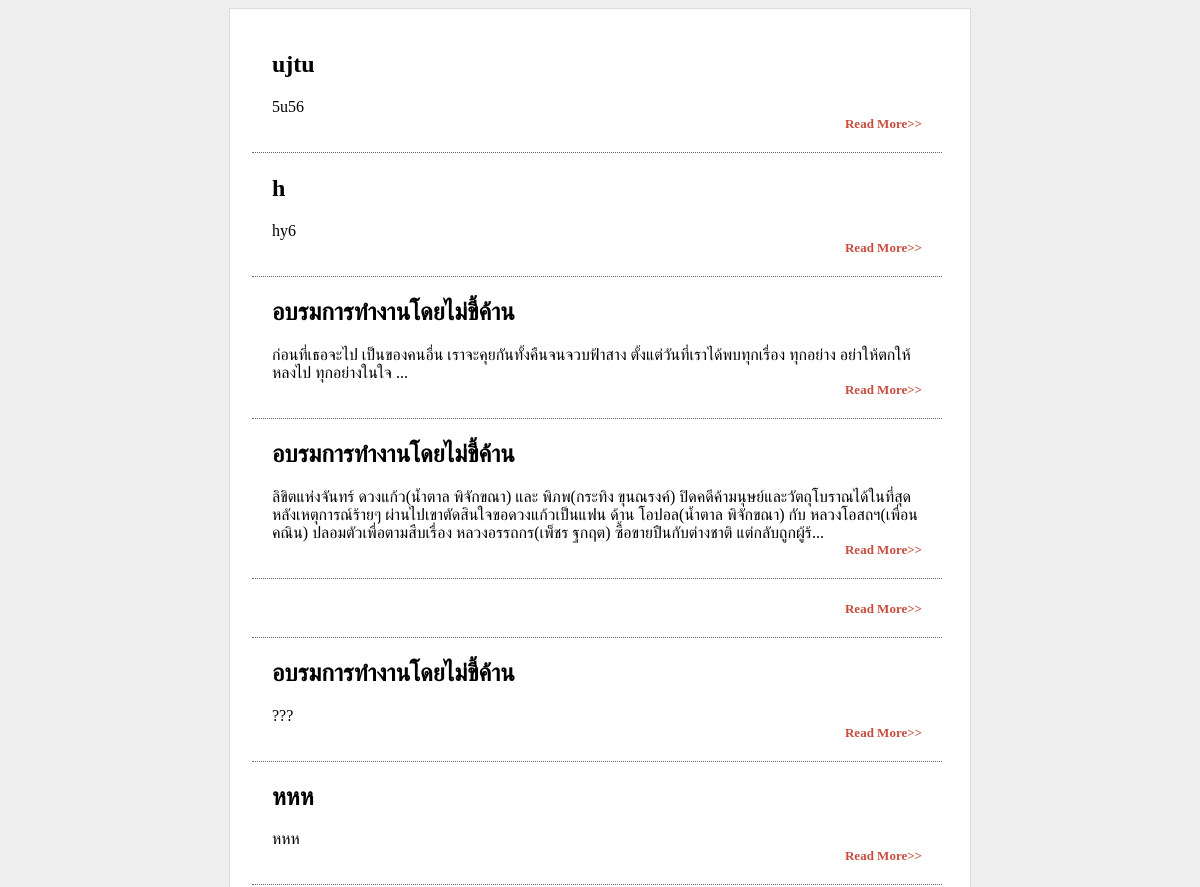
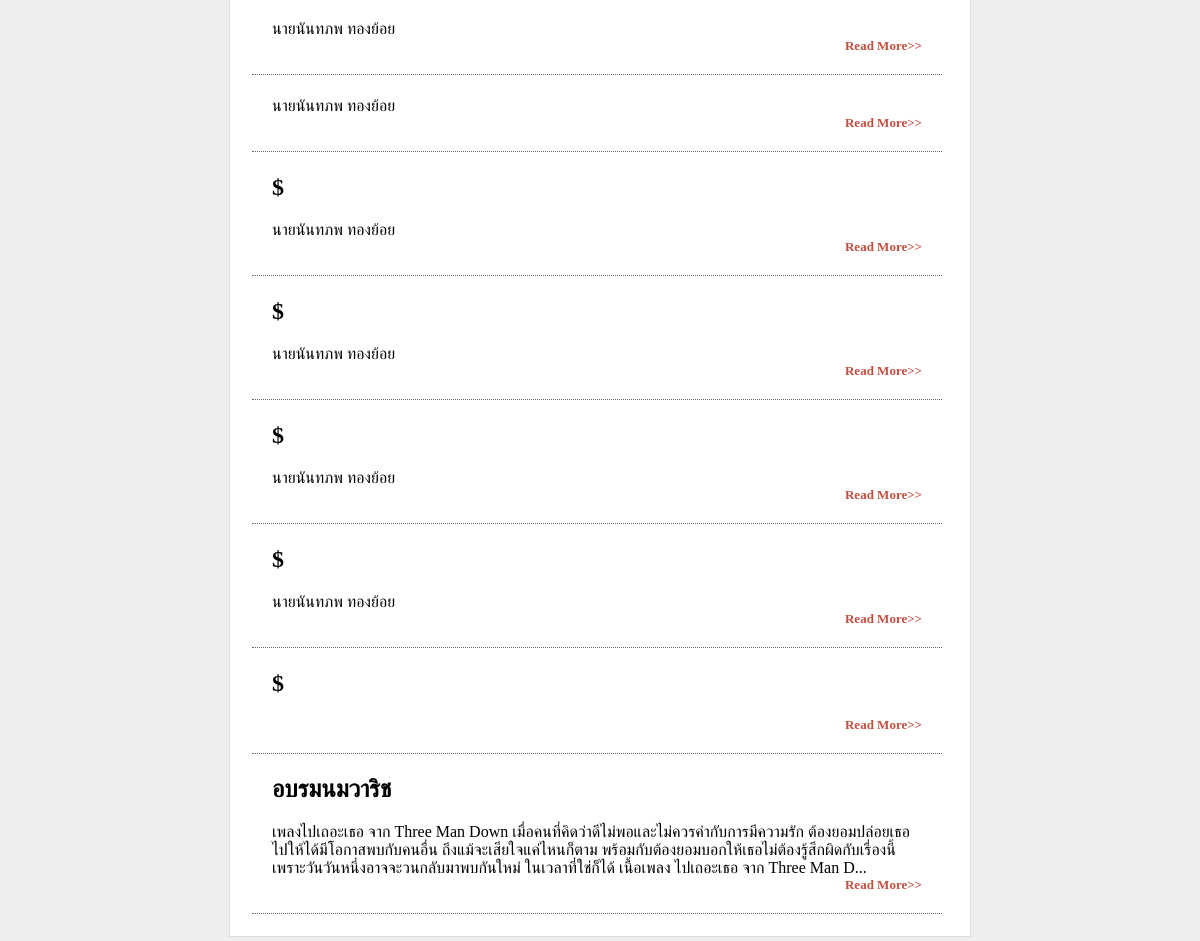
The page /show_article.php on the database its author committed (2 pictures, top to bottom).
### tables this page shows
CREATE TABLE `data_project` (
  `id_project` int(10) NOT NULL,
  `nameproject` varchar(120) NOT NULL,
  `leader` varchar(120) NOT NULL,
  `detail` text NOT NULL,
  `district` varchar(30) NOT NULL,
  `location` varchar(100) NOT NULL,
  `author` varchar(60) NOT NULL
);

### show_article.php (the view, shortened to what this page needs)
<!DOCTYPE html">
<html>
<head>
        <link rel="stylesheet" type="text/css" href="style.css">
    </head>
    <body>
<div class="content">
<?php  include "connect.php";  ?>
<?php
function cutstr($str, $maxstr='', $holder='') {
if (strlen($str) > $maxstr) {
$str = iconv_substr($str, 0, $maxstr, "UTF-8") . $holder;
}
return $str;
}
?>
<table>
<?php
$result = mysqli_query($conn,'select * from data_project order by id_project DESC');
$num = mysqli_num_rows($result);
$i=0;
while($i < $num){
$row = mysqli_fetch_array($result);
$id_article = $row['id_project'];
$title = $row['nameproject'];
$article = $row['detail'];
echo "<tr>";
echo "<td>";
echo "<div id='title'><h2>
<a href='show_article_full.php?id_project=$id_article'>
$title
</a></h2></div>";
echo "<div id='detail'>".cutstr($article,'300','...')."</div>";
echo "<div id='float_r'>
<a href='show_article_full.php?id_project=$id_article'>
Read More>>
</a></div>";
echo "</td>";
echo "</tr>";
$i++;
}
?>
</table>
</div>
    </body>
</html>

### style.css (style rules this page uses)
body { background: #eeeeee; }
.content { width:700px; margin:0 auto; border:1px solid #dddddd; padding:20px; background: #ffffff; }
td { width:650px; border-bottom: 1px dotted #60676a; padding: 20px; }
#title { color:#006600; }
#title a { color:#000000; text-decoration: none; }
#float_r { float:right; color:#C74E3E; font-size: 14px; font-weight: bold; }
#float_r a { color:#C74E3E; font-weight: bold; text-decoration: none; font-size: 13px; }

### rows shown on the page
data_project: nameproject "ujtu", detail "5u56"
data_project: nameproject "h", detail "hy6"
data_project: nameproject "อบรมการทำงานโดยไม่ขี้ค้าน", detail "ก่อนที่เธอจะไป เป็นของคนอื่น เราจะคุยกันทั้งคืนจนจวบฟ้าสาง ตั้งแต่วันที่เราได้พบทุกเรื่อง ทุกอย่าง อย่าให้ตกให้หลงไป ทุกอย่างในใจ ..."
data_project: nameproject "อบรมการทำงานโดยไม่ขี้ค้าน", detail "ลิขิตแห่งจันทร์ ดวงแก้ว(น้ำตาล พิจักขณา) และ พิภพ(กระทิง ขุนณรงค์) ปิดคดีค้ามนุษย์และวัตถุโบราณได้ในที่สุด หลังเหตุการณ์ร้ายๆ ผ่านไปเขาตัดสินใจขอดวงแก้วเป็นแฟน ด้าน โอปอล(น้ำตาล พิจักขณา) กับ หลวงโอสถฯ(เพื่อน คณิน) ปลอมตัวเพื่อตามสืบเรื่อง หลวงอรรถกร(เพ็ชร ฐกฤต) ซื้อขายปืนกับต่างชาติ แต่กลับถูกผู้ร้..."
data_project: nameproject "อบรมการทำงานโดยไม่ขี้ค้าน", detail "???"
data_project: nameproject "หหห", detail "หหห"
data_project: detail "นายนันทภพ ทองย้อย"
data_project: detail "นายนันทภพ ทองย้อย"
data_project: nameproject "$", detail "นายนันทภพ ทองย้อย"
data_project: nameproject "$", detail "นายนันทภพ ทองย้อย"
data_project: nameproject "$", detail "นายนันทภพ ทองย้อย"
data_project: nameproject "$", detail "นายนันทภพ ทองย้อย"
data_project: nameproject "$"
data_project: nameproject "อบรมนมวาริช", detail "เพลงไปเถอะเธอ จาก Three Man Down เมื่อคนที่คิดว่าดีไม่พอและไม่ควรค่ากับการมีความรัก ต้องยอมปล่อยเธอไปให้ได้มีโอกาสพบกับคนอื่น ถึงแม้จะเสียใจแค่ไหนก็ตาม พร้อมกับต้องยอมบอกให้เธอไม่ต้องรู้สึกผิดกับเรื่องนี้ เพราะวันวันหนึ่งอาจจะวนกลับมาพบกันใหม่ ในเวลาที่ใช่ก็ได้ เนื้อเพลง ไปเถอะเธอ จาก Three Man D..."
